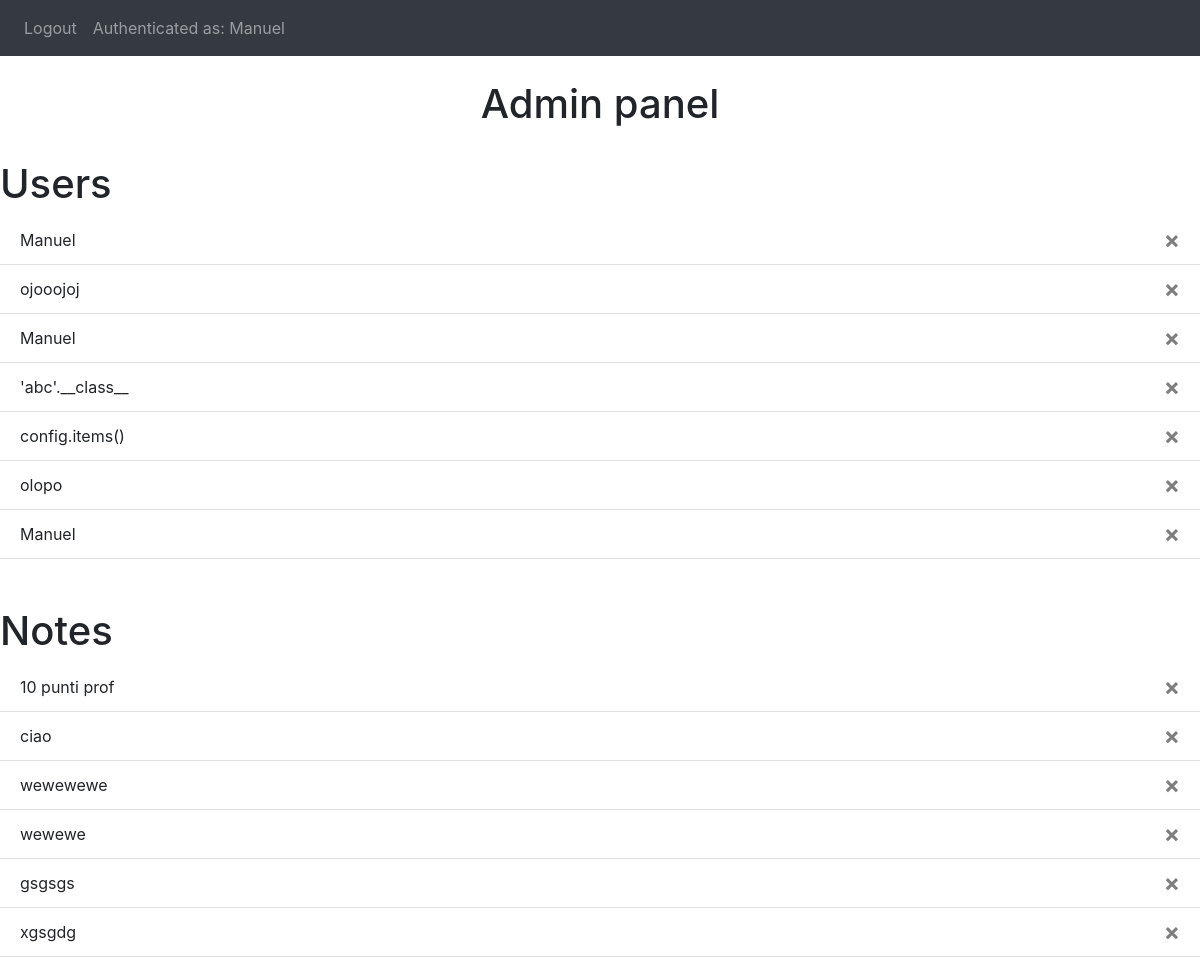
Page /admin (signed in) on the committed database.
### website/models.py (models this page shows)
class User(db.Model, UserMixin):
    id = db.Column(db.Integer, primary_key=True)
    email = db.Column(db.String(150), unique=True)
    password = db.Column(db.String(150))
    first_name = db.Column(db.String(150))
    notes = db.relationship('Note')

class Note(db.Model):
    id = db.Column(db.Integer, primary_key = True)
    data = db.Column(db.String(10000))
    date = db.Column(db.DateTime(timezone=True))
    user_id = db.Column(db.Integer, db.ForeignKey('user.id'))

### website/views.py (the view)
@views.route('/admin', methods=['GET', 'POST'])
@login_required
def admin():
    if request.method == 'GET':
        users = User.query.all()
        notes = Note.query.all()
        return render_template('admin.html', user=current_user, users=users, notes=notes)

### website/templates/admin.html (shortened to what this page needs)
<!DOCTYPE html>
<html>
  <head>
    <link
      rel="stylesheet"
      href="https://stackpath.bootstrapcdn.com/bootstrap/4.4.1/css/bootstrap.min.css"
    />
    <link
      rel="stylesheet"
      href="https://stackpath.bootstrapcdn.com/font-awesome/4.7.0/css/font-awesome.min.css"
    />
  </head>
  <body>
    <nav class="navbar navbar-expand-lg navbar-dark bg-dark">
      <div class="collapse navbar-collapse" id="navbar">
        <div class="navbar-nav">
            <a class="nav-item nav-link" id="logout" href="/logout">Logout</a>
            <a class="nav-item nav-link" id="authenticated-as" align="right">Authenticated as: {{user.first_name}}</a>
        </div>
      </div>
    </nav>
    <br/>
    <h1 align="center">Admin panel</h1>
    <br/>
    <h1 align="left">Users</h1>
    <ul class="list-group list-group-flush" id="users">
      {% for user in users %}
        {% if user.first_name != 'administrator' %}
          <li class="list-group-item">
              {{user.first_name}}
              <button type="button" class="close" onclick="deleteUser({{user.id}})">
                  <span aria-hidden="true">&times;</span>
              </button>
          </li>
        {% endif %}
      {% endfor %}
    </ul>
    <br/>
    <br/>
    <h1 align="left">Notes</h1>
    <ul class="list-group list-group-flush" id="notes">
      {% for note in notes %}
      <li class="list-group-item">
          {{note.data}}
          <button type="button" class="close" onclick="deleteNoteAdmin({{note.id}})">
              <span aria-hidden="true">&times;</span>
          </button>
      </li>
      {% endfor %}
    </ul>
  </body>
</html>

### rows in the picture
User: first_name "Manuel"
User: first_name "Manuel"
User: first_name "ojooojoj"
User: first_name "Manuel"
User: first_name "'abc'.__class__"
User: first_name "config.items()"
User: first_name "olopo"
Note: data "10 punti prof"
Note: data "ciao"
Note: data "wewewewe"
Note: data "wewewe"
Note: data "gsgsgs"
Note: data "xgsgdg"
